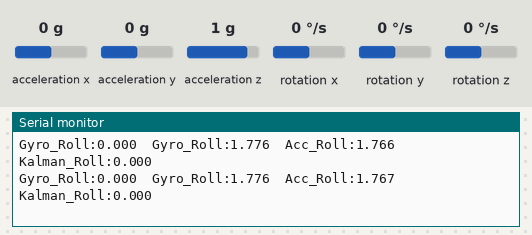
The sketch below on a simulated ESP32. On the bench: the last lines printed to the serial monitor. Wiring (inferred from the names in the program): MPU-6050 motion sensor at I2C address 0x68. The test bench sets the inputs (shaded band); at power-on: acceleration x 0 g, acceleration y 0 g, acceleration z 1 g, rotation x 0 °/s, rotation y 0 °/s, rotation z 0 °/s.

Above: at 6.5 s.
6.6 s: acceleration x set to -1.4 g
At 7.3 s:
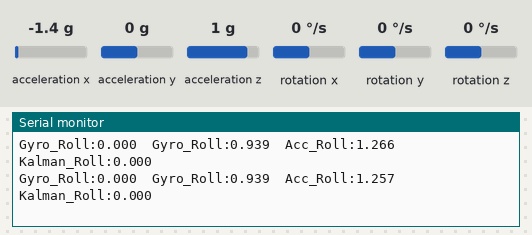
8.1 s: acceleration y set to -1.4 g
At 9.1 s:
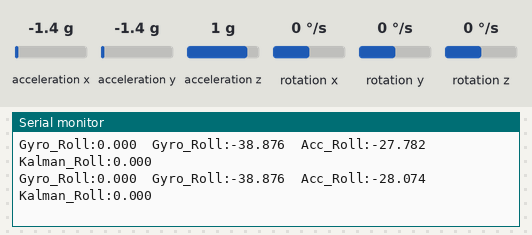
9.6 s: acceleration z set to -1.4 g
At 10.7 s:
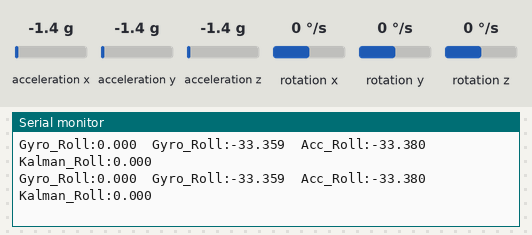
11.1 s: rotation x set to -192 °/s
At 11.7 s:
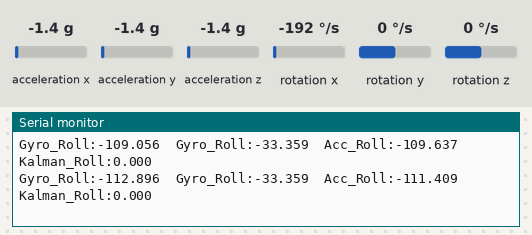
Timing chart, 0 to 13.6 s (numbered marks = the images above; inputs shaded):
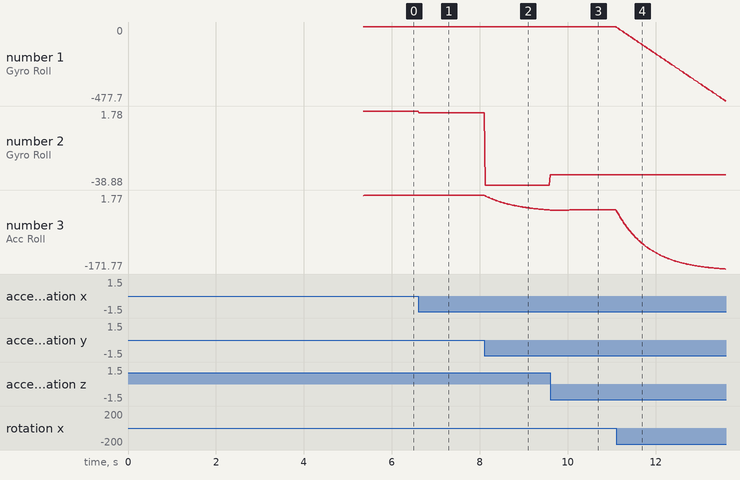

Measured:
- after the input at 6.6 s, the serial monitor: prints a new line at once (image 1)
- plotted number 2: 1.78 → 0.94 after the input at 6.6 s
- plotted number 3: 1.77 → 1.05 after the input at 6.6 s

The sketch:

gyro_vs_acc_vs_kalman_szogek.ino
```cpp
#include <Wire.h>  //I2C könyvtár

//számított szögsebességeknek változó
float Rate_Roll, Rate_Pitch, Rate_Yaw;
float Angle_Gyro_Roll, Angle_Gyro_Pitch;

//2000 mintavételt ezekhez adjuk hozzá
float Rate_Roll_Offset = 0;
float Rate_Pitch_Offset = 0;
float Rate_Yaw_Offset = 0;

//számított szög változó
float Angle_Roll, Angle_Pitch;
float Acc_X, Acc_Y, Acc_Z;
float Kalman_Angle_Roll = 0;
float Kalman_Bizonytalansag_Angle_Roll = 2 * 2;  //mivel feltételezzük nem vízszintes talajról indulnuk ezért 2° szórás

float Kalman_Angle_Pitch = 0;
float Kalman_Bizonytalansag_Angle_Pitch = 2 * 2;  //mivel feltételezzük nem vízszintes talajról indulnuk ezért 2° szórás

float Kalman_1D_kimenet[] = { 0, 0 };

// 250 Hz-es loop vizsgálatához
uint32_t Loop_Timer, Debug_Ido;
float Ts = 0.004;  //250 Hz-es loop miatt

void mpu_6050_regiszterek_beallitasa(void) {

  //MPU aktiválása (felébesztése)
  Wire.beginTransmission(0x68);  //MPU-val való komunikáció
  Wire.write(0x6B);              //kérés küldése a regiszer indítására
  Wire.write(0x00);              //MPU felébesztésének beleírása HEX-be
  Wire.endTransmission();        //küldés

  // 42 Hz aluláteresztő beállítása
  Wire.beginTransmission(0x68);  //MPU-val való komunikáció
  Wire.write(0x1A);              //kérés küldése a regiszer indítására
  Wire.write(0x03);              //42 Hz beleírása HEX-be
  Wire.endTransmission();        //küldés

  // Girszkóp +-500 °/s beállítása 65.5 LSB/°/s
  Wire.beginTransmission(0x68);  //MPU-val való komunikáció
  Wire.write(0x1B);              //kérés küldése a regiszer indítására
  Wire.write(0x08);              //+-500 °/s beleírása HEX-be
  Wire.endTransmission();        //küldés

  //Gyorsulásmérő +-8g beállítása 4096 LSB/g
  Wire.beginTransmission(0x68);  //MPU-val való komunikáció
  Wire.write(0x1C);              //kérés küldése a regiszer indítására
  Wire.write(0x10);              //MPU felébesztésének beleírása HEX-be
  Wire.endTransmission();        //küldés
}

void gyro_acc_adat_olvasas(void) {

  //Girszkóp adatainak kiolvasása
  Wire.beginTransmission(0x68);  //MPU-val való komunikáció
  Wire.write(0x3B);              //Acc adatok itt keződnek
  Wire.endTransmission(false);
  Wire.requestFrom(0x68, 14);  // 14 bytot kérünk

  while (Wire.available() < 14) {}  // vár a 14 byte-ra

  //MPU 16 bites értékeit bele bitshiftelni egy 16 bites változóba mivel I2C rigsztereken csak 8 bites byte-okban kommunikál
  // << bitshift 8 bittel feltoljuk a 16 bites változó 15-8 bitjébe
  // | (bitwise OR) összekapcsolja a byte.okat
  int16_t Acc_XLSB = Wire.read() << 8 | Wire.read();
  int16_t Acc_YLSB = Wire.read() << 8 | Wire.read();
  int16_t Acc_ZLSB = Wire.read() << 8 | Wire.read();
  int16_t Temp = Wire.read() << 8 | Wire.read();
  int16_t Gyro_X = Wire.read() << 8 | Wire.read();
  int16_t Gyro_Y = Wire.read() << 8 | Wire.read();
  int16_t Gyro_Z = Wire.read() << 8 | Wire.read();


  // °/s szögsebességek kiszámolás mivel +-500°/s LSB 65.5/°/s
  // MPU 16 bites adat olvasás 2^16, +-500 = 1000 ------> 2^16/1000=65.536 ~ 65.5
  Rate_Roll = (float)Gyro_X / 65.5;
  Rate_Pitch = (float)Gyro_Y / 65.5;
  Rate_Yaw = (float)Gyro_Z / 65.5;

  //Alakítsd át a mért értékeket fizikai (valós) egységekbe.
  //a gyorsulásmérő nyers LSB értékeiből csinálsz g-t vagy m/s²-t (ha m/s^2 akkor * 9.81)
  Acc_X = (float)Acc_XLSB / 4096 - 0.0454;
  Acc_Y = (float)Acc_YLSB / 4096 + 0.0279;
  Acc_Z = (float)Acc_ZLSB / 4096 - 0.10150;

  //Szögek kiszámítása árkusz tangens fgv-el de  az Arduinoba Radiánt ad ezért meg kell szorzoni 180/pi vel pi=3.14159265359
  Angle_Roll = atan(Acc_Y / sqrt(Acc_X * Acc_X + Acc_Z * Acc_Z)) * (180.0 / PI);
  Angle_Pitch = atan(-Acc_X / sqrt(Acc_Y * Acc_Y + Acc_Z * Acc_Z)) * (180.0 / PI);
}

void kalman_1d(float Kalman_allapot, float Kalman_Bizonytalansag, float Kalman_bemenet, float Kalman_meres) {
  Kalman_allapot = Kalman_allapot + Kalman_bemenet * Ts;
  Kalman_Bizonytalansag = Kalman_Bizonytalansag + Ts * Ts * 4 * 4;
  float Kalman_erosites = Kalman_Bizonytalansag * 1 / (1 * Kalman_Bizonytalansag + 3 * 3);
  Kalman_allapot = Kalman_allapot + Kalman_erosites * (Kalman_meres - Kalman_allapot);
  Kalman_Bizonytalansag = (1 - Kalman_erosites * 1) * Kalman_Bizonytalansag;
  Kalman_1D_kimenet[0] = Kalman_allapot;
  Kalman_1D_kimenet[1] = Kalman_Bizonytalansag;
}

void setup() {

  Serial.begin(115200);

  Wire.begin();           //SDA, SCL
  Wire.setClock(400000);  //400kHz ClockSpeed MPU6050 adatlap írja I2C kommunikáció esetén
  delay(250);
  mpu_6050_regiszterek_beallitasa();

  //2000 mintavételes kalibráció
  for (int Kalibracios_int = 0; Kalibracios_int < 2000; Kalibracios_int++) {
    gyro_acc_adat_olvasas();
    Rate_Roll_Offset += Rate_Roll;
    Rate_Pitch_Offset += Rate_Pitch;
    Rate_Yaw_Offset += Rate_Yaw;
    delay(1);
  }

  //Mintavételi számmal való vissza osztás
  Rate_Roll_Offset /= (float)2000;
  Rate_Pitch_Offset /= (float)2000;
  Rate_Yaw_Offset /= (float)2000;

  Loop_Timer = micros();
}

void loop() {

  //Gyro adat olvasó fgv meghívása
  gyro_acc_adat_olvasas();

  //Levonjuk az offset hibát az újra olvasott értékekből így közel 0°/s lesz minden
  Rate_Roll -= Rate_Roll_Offset;
  Rate_Pitch -= Rate_Pitch_Offset;
  Rate_Yaw -= Rate_Yaw_Offset;

  // Gyro integrálás
  Angle_Gyro_Roll += Rate_Roll * Ts;
  Angle_Gyro_Pitch += Rate_Pitch * Ts;

  /*
  // Yaw miatti roll/pitch tengelykorrekció
  float yaw_rad = Rate_Yaw * Ts * (PI / 180.0);

  float Roll_Elozo = Angle_Gyro_Roll;
  float Pitch_Elozo = Angle_Gyro_Pitch;

  Angle_Gyro_Pitch = Pitch_Elozo - Roll_Elozo * sin(yaw_rad);
  Angle_Gyro_Roll = Roll_Elozo + Pitch_Elozo * sin(yaw_rad);*/

  //Kalman Angle Roll számítás
  kalman_1d(Kalman_Angle_Roll, Kalman_Bizonytalansag_Angle_Roll, Rate_Roll, Angle_Roll);
  Kalman_Angle_Roll = Kalman_1D_kimenet[0];
  Kalman_Bizonytalansag_Angle_Roll = Kalman_1D_kimenet[1];

  //Kalman Angle Pitch számítás
  kalman_1d(Kalman_Angle_Pitch, Kalman_Bizonytalansag_Angle_Pitch, Rate_Pitch, Angle_Pitch);
  Kalman_Angle_Pitch = Kalman_1D_kimenet[0];
  Kalman_Bizonytalansag_Angle_Pitch = Kalman_1D_kimenet[1];

  const bool Roll_megjelenites = true;  // false: Pitch

  if (millis() - Debug_Ido >= 20) {
    Debug_Ido = millis();

    if (Roll_megjelenites) {
      Serial.printf("Gyro_Roll:%.3f\tGyro_Roll:%.3f\tAcc_Roll:%.3f\tKalman_Roll:%.3f\n",
                    Angle_Gyro_Roll, Angle_Roll, Kalman_Angle_Roll);
    } else {
      Serial.printf("Gyro_Pitch:%.3f\tAcc_Pitch:%.3f\tKalman_Pitch:%.3f\n",
                    Angle_Gyro_Pitch, Angle_Pitch, Kalman_Angle_Pitch);
    }
  }

  while (micros() - Loop_Timer < 4000)
    ;
  Loop_Timer = micros();
}
```
